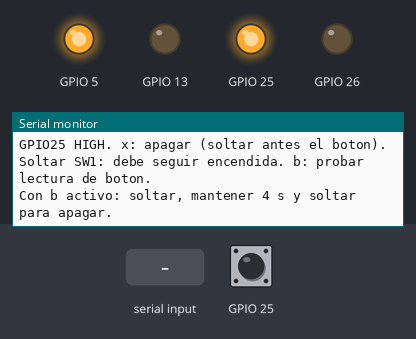
Bench run of a program on a simulated ESP32. Parts: output pins drawn as LEDs (lit = HIGH), the last lines printed to the serial monitor. The inputs (shaded band) are chosen by the test bench; at power-on: GPIO 25 LOW.

Above: at 1.4 s.
1.5 s: "b" received over Serial
At 1.81 s:
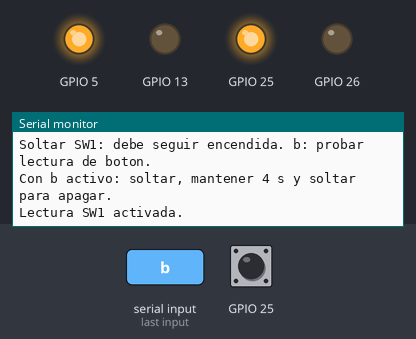
3.5 s: GPIO 25 pulsed HIGH 2 times (0.12 s each, 0.3 s apart)
At 5.0 s:
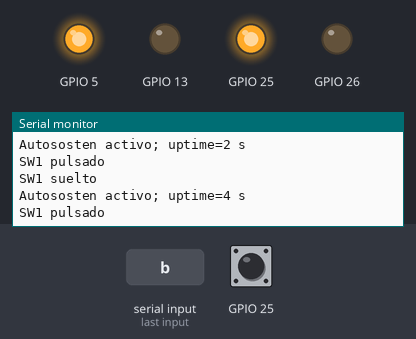
Timing chart, 0 to 6.5 s (numbered marks = the images above; inputs shaded):
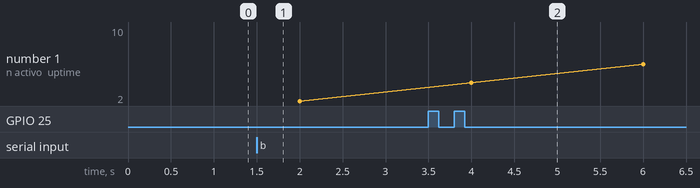

The program:

main.cpp
```cpp
#include "board.h"

// Only this project briefly releases GPIO25 to sense SW1 through D5/R18.
// C18/R13 retains the power state (~30 ms RC). The 200 us window must be
// checked on real hardware; peripheral projects keep GPIO25 driven HIGH.
bool sampleButton() {
  noInterrupts();
  pinMode(Pins::LATCH, INPUT_PULLUP);
  delayMicroseconds(200);
  const bool pressed = digitalRead(Pins::LATCH) == LOW;
  digitalWrite(Pins::LATCH, HIGH);
  pinMode(Pins::LATCH, OUTPUT);
  interrupts();
  return pressed;
}

bool sensing = false, armed = false, waitingRelease = false;
bool candidate = false, pressed = false;
uint32_t changedAt = 0, pressedAt = 0, lastSample = 0, lastStatus = 0;

void setup() {
  Board::begin("latch");
  Serial.println("Soltar SW1: debe seguir encendida. b: probar lectura de boton.");
  Serial.println("Con b activo: soltar, mantener 4 s y soltar para apagar.");
}

void loop() {
  const int c = Board::command();
  if (c == 'b') { sensing = true; Serial.println("Lectura SW1 activada."); }
  const uint32_t now = millis();
  if (sensing && now - lastSample >= 50) {
    lastSample = now;
    const bool raw = sampleButton();
    if (raw != candidate) { candidate = raw; changedAt = now; }
    if (now - changedAt >= 100) {
      if (!candidate) armed = true;
      if (candidate != pressed) {
        pressed = candidate;
        pressedAt = now;
        Serial.println(pressed ? "SW1 pulsado" : "SW1 suelto");
      }
      if (armed && pressed && !waitingRelease && now - pressedAt >= 4000) {
        waitingRelease = true;
        Serial.println("Soltar SW1 para apagar.");
      }
      if (waitingRelease && !pressed) Board::powerOff();
    }
  }
  if (now - lastStatus >= 2000) {
    lastStatus = now;
    Serial.printf("Autososten activo; uptime=%lu s\n", (unsigned long)(now / 1000));
  }
  delay(1);
}
```

Measured:
- after the input at 1.5 s, the serial monitor: prints a new line at once (image 1)
- after the input at 3.5 s, the serial monitor: prints a new line after 0.26 s (image 2)
